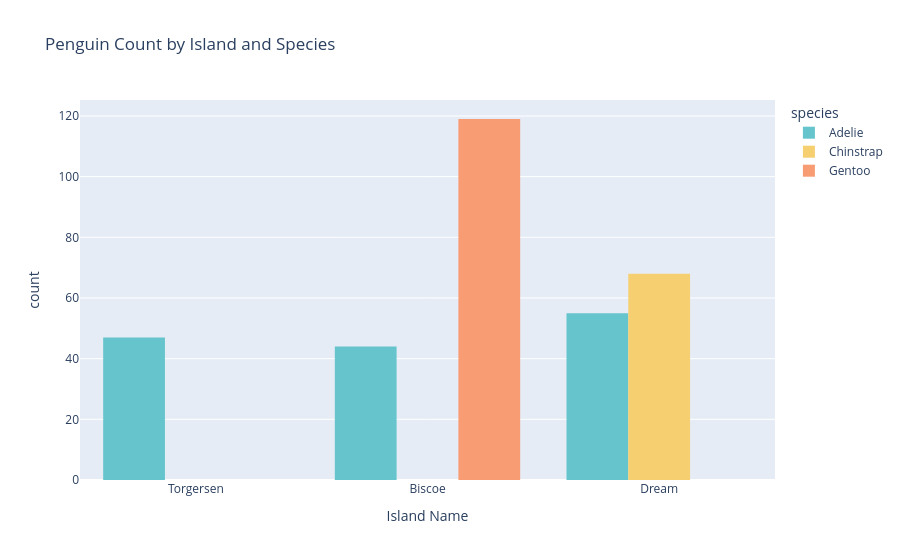
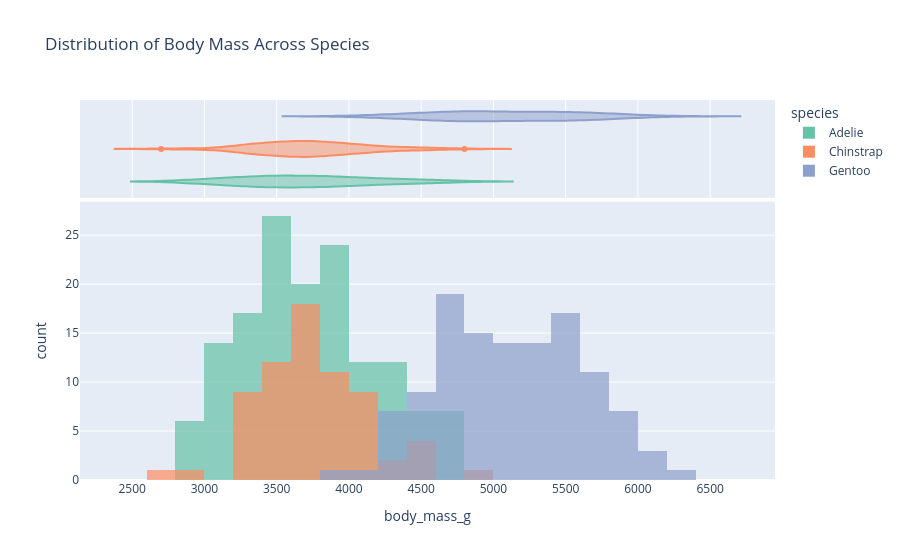
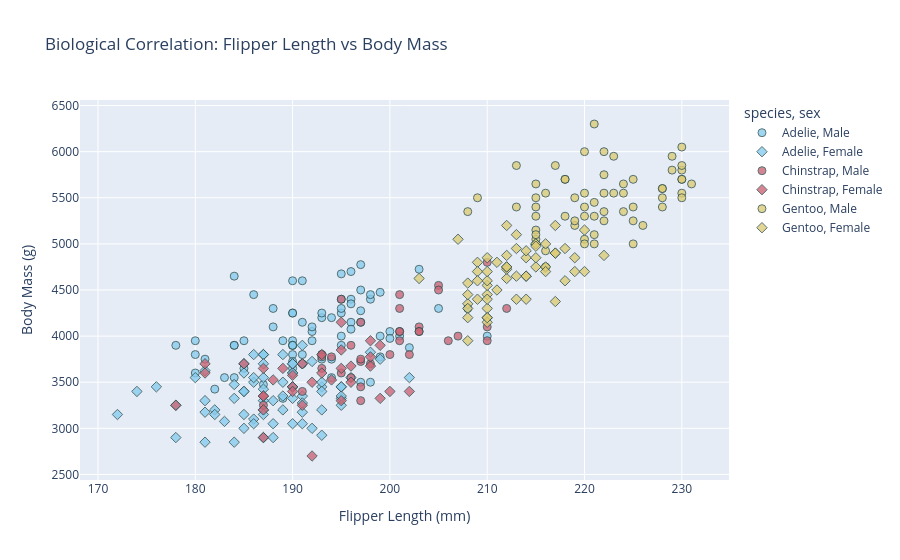
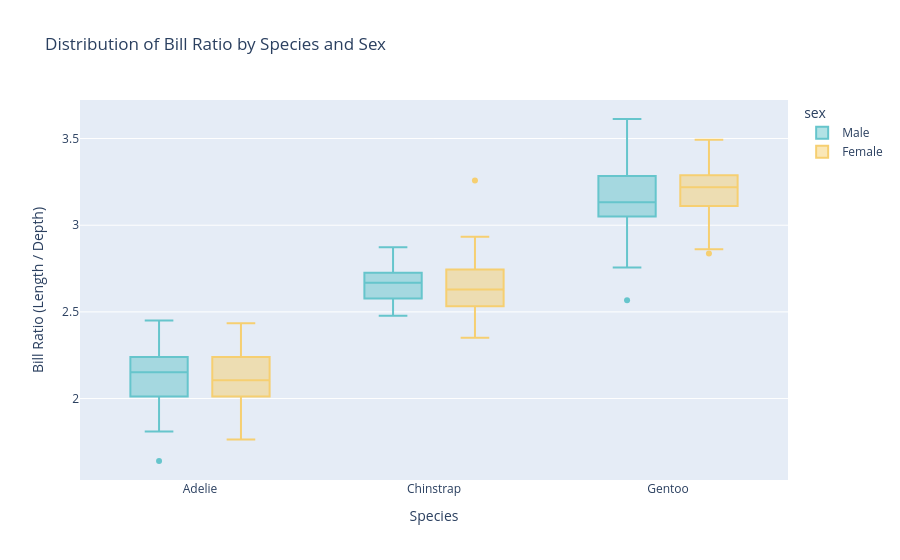

The notebook cell saved with these charts, in order:
### Markdown cell above
## 2.1 Charting

### Code cell
# Bar Chart & Distributions
def plot_core_visuals(df):
    # Bar Chart: Phân bố số lượng chim cánh cụt theo Đảo và Loài
    fig_bar = px.histogram(
        df, 
        x="island", 
        color="species", 
        barmode="group",
        title="Penguin Count by Island and Species",
        labels={"island": "Island Name"},
        color_discrete_sequence=px.colors.qualitative.Pastel
    )
    fig_bar.update_layout(bargap=0.2)
    fig_bar.show()

    # Distribution Plot: Phân bố Body Mass theo species
    fig_dist = px.histogram(
        df, 
        x="body_mass_g", 
        color="species", 
        marginal="violin", 
        hover_data=df.columns,
        title="Distribution of Body Mass Across Species",
        opacity=0.7,
        barmode="overlay",
        color_discrete_sequence=px.colors.qualitative.Set2
    )
    fig_dist.show()

    fig_scatter = px.scatter(
        df,
        x="flipper_length_mm",
        y="body_mass_g",
        color="species",
        symbol="sex", # Thêm ký hiệu cho giới tính
        title="Biological Correlation: Flipper Length vs Body Mass",
        labels={
            "flipper_length_mm": "Flipper Length (mm)",
            "body_mass_g": "Body Mass (g)"
        },
        opacity=0.8,
        color_discrete_sequence=px.colors.qualitative.Safe
    )
    fig_scatter.update_traces(marker=dict(size=8, line=dict(width=1, color='DarkSlateGrey')))
    fig_scatter.show()

    # Boxplot 
    fig_box = px.box(
        df,
        x="species",
        y="bill_ratio",
        color="sex",
        title="Distribution of Bill Ratio by Species and Sex",
        labels={"bill_ratio": "Bill Ratio (Length / Depth)", "species": "Species"},
        color_discrete_sequence=px.colors.qualitative.Pastel
    )
    fig_box.show()

plot_core_visuals(penguins_df)

### Figure 1 — Plotly figure (JSON) as saved in the notebook; plotly's stock layout.template omitted (floating-point values rounded to 4 significant figures; data arrays with more than 128 entries replaced by an {"elided": "..."} marker saying what was removed)
{"data": [{"alignmentgroup": "True", "bingroup": "x", "hovertemplate": "species=Adelie<br>Island Name=%{x}<br>count=%{y}<extra></extra>", "legendgroup": "Adelie", "marker": {"color": "rgb(102, 197, 204)", "pattern": {"shape": ""}}, "name": "Adelie", "offsetgroup": "Adelie", "orientation": "v", "showlegend": true, "type": "histogram", "x": {"elided": "146 str values"}, "xaxis": "x", "yaxis": "y"}, {"alignmentgroup": "True", "bingroup": "x", "hovertemplate": "species=Chinstrap<br>Island Name=%{x}<br>count=%{y}<extra></extra>", "legendgroup": "Chinstrap", "marker": {"color": "rgb(246, 207, 113)", "pattern": {"shape": ""}}, "name": "Chinstrap", "offsetgroup": "Chinstrap", "orientation": "v", "showlegend": true, "type": "histogram", "x": ["Dream", "Dream", "Dream", "Dream", "Dream", "Dream", "Dream", "Dream", "Dream", "Dream", "Dream", "Dream", "Dream", "Dream", "Dream", "Dream", "Dream", "Dream", "Dream", "Dream", "Dream", "Dream", "Dream", "Dream", "Dream", "Dream", "Dream", "Dream", "Dream", "Dream", "Dream", "Dream", "Dream", "Dream", "Dream", "Dream", "Dream", "Dream", "Dream", "Dream", "Dream", "Dream", "Dream", "Dream", "Dream", "Dream", "Dream", "Dream", "Dream", "Dream", "Dream", "Dream", "Dream", "Dream", "Dream", "Dream", "Dream", "Dream", "Dream", "Dream", "Dream", "Dream", "Dream", "Dream", "Dream", "Dream", "Dream", "Dream"], "xaxis": "x", "yaxis": "y"}, {"alignmentgroup": "True", "bingroup": "x", "hovertemplate": "species=Gentoo<br>Island Name=%{x}<br>count=%{y}<extra></extra>", "legendgroup": "Gentoo", "marker": {"color": "rgb(248, 156, 116)", "pattern": {"shape": ""}}, "name": "Gentoo", "offsetgroup": "Gentoo", "orientation": "v", "showlegend": true, "type": "histogram", "x": ["Biscoe", "Biscoe", "Biscoe", "Biscoe", "Biscoe", "Biscoe", "Biscoe", "Biscoe", "Biscoe", "Biscoe", "Biscoe", "Biscoe", "Biscoe", "Biscoe", "Biscoe", "Biscoe", "Biscoe", "Biscoe", "Biscoe", "Biscoe", "Biscoe", "Biscoe", "Biscoe", "Biscoe", "Biscoe", "Biscoe", "Biscoe", "Biscoe", "Biscoe", "Biscoe", "Biscoe", "Biscoe", "Biscoe", "Biscoe", "Biscoe", "Biscoe", "Biscoe", "Biscoe", "Biscoe", "Biscoe", "Biscoe", "Biscoe", "Biscoe", "Biscoe", "Biscoe", "Biscoe", "Biscoe", "Biscoe", "Biscoe", "Biscoe", "Biscoe", "Biscoe", "Biscoe", "Biscoe", "Biscoe", "Biscoe", "Biscoe", "Biscoe", "Biscoe", "Biscoe", "Biscoe", "Biscoe", "Biscoe", "Biscoe", "Biscoe", "Biscoe", "Biscoe", "Biscoe", "Biscoe", "Biscoe", "Biscoe", "Biscoe", "Biscoe", "Biscoe", "Biscoe", "Biscoe", "Biscoe", "Biscoe", "Biscoe", "Biscoe", "Biscoe", "Biscoe", "Biscoe", "Biscoe", "Biscoe", "Biscoe", "Biscoe", "Biscoe", "Biscoe", "Biscoe", "Biscoe", "Biscoe", "Biscoe", "Biscoe", "Biscoe", "Biscoe", "Biscoe", "Biscoe", "Biscoe", "Biscoe", "Biscoe", "Biscoe", "Biscoe", "Biscoe", "Biscoe", "Biscoe", "Biscoe", "Biscoe", "Biscoe", "Biscoe", "Biscoe", "Biscoe", "Biscoe", "Biscoe", "Biscoe", "Biscoe", "Biscoe", "Biscoe", "Biscoe"], "xaxis": "x", "yaxis": "y"}], "layout": {"bargap": 0.2, "barmode": "group", "legend": {"title": {"text": "species"}, "tracegroupgap": 0}, "title": {"text": "Penguin Count by Island and Species"}, "xaxis": {"anchor": "y", "domain": [0, 1], "title": {"text": "Island Name"}}, "yaxis": {"anchor": "x", "domain": [0, 1], "title": {"text": "count"}}}}

### Figure 2 — Plotly figure (JSON) as saved in the notebook; plotly's stock layout.template omitted (floating-point values rounded to 4 significant figures; data arrays with more than 128 entries replaced by an {"elided": "..."} marker saying what was removed)
{"data": [{"bingroup": "x", "hovertemplate": "species=Adelie<br>body_mass_g=%{x}<br>count=%{y}<extra></extra>", "legendgroup": "Adelie", "marker": {"color": "rgb(102,194,165)", "opacity": 0.7, "pattern": {"shape": ""}}, "name": "Adelie", "orientation": "v", "showlegend": true, "type": "histogram", "x": {"elided": "146 float values"}, "xaxis": "x", "yaxis": "y"}, {"customdata": {"elided": "146x7 mixed values"}, "hovertemplate": "species=%{customdata[0]}<br>body_mass_g=%{x}<br>island=%{customdata[1]}<br>bill_length_mm=%{customdata[2]}<br>bill_depth_mm=%{customdata[3]}<br>flipper_length_mm=%{customdata[4]}<br>sex=%{customdata[5]}<br>bill_ratio=%{customdata[6]}<extra></extra>", "legendgroup": "Adelie", "marker": {"color": "rgb(102,194,165)"}, "name": "Adelie", "scalegroup": "x", "showlegend": false, "type": "violin", "x": {"elided": "146 float values"}, "xaxis": "x2", "yaxis": "y2"}, {"bingroup": "x", "hovertemplate": "species=Chinstrap<br>body_mass_g=%{x}<br>count=%{y}<extra></extra>", "legendgroup": "Chinstrap", "marker": {"color": "rgb(252,141,98)", "opacity": 0.7, "pattern": {"shape": ""}}, "name": "Chinstrap", "orientation": "v", "showlegend": true, "type": "histogram", "x": [3500.0, 3900.0, 3650.0, 3525.0, 3725.0, 3950.0, 3250.0, 3750.0, 4150.0, 3700.0, 3800.0, 3775.0, 3700.0, 4050.0, 3575.0, 4050.0, 3300.0, 3700.0, 3450.0, 4400.0, 3600.0, 3400.0, 2900.0, 3800.0, 3300.0, 4150.0, 3400.0, 3800.0, 3700.0, 4550.0, 3200.0, 4300.0, 3350.0, 4100.0, 3600.0, 3900.0, 3850.0, 4800.0, 2700.0, 4500.0, 3950.0, 3650.0, 3550.0, 3500.0, 3675.0, 4450.0, 3400.0, 4300.0, 3250.0, 3675.0, 3325.0, 3950.0, 3600.0, 4050.0, 3350.0, 3450.0, 3250.0, 4050.0, 3800.0, 3525.0, 3950.0, 3650.0, 3650.0, 4000.0, 3400.0, 3775.0, 4100.0, 3775.0], "xaxis": "x", "yaxis": "y"}, {"customdata": {"elided": "68x7 mixed values"}, "hovertemplate": "species=%{customdata[0]}<br>body_mass_g=%{x}<br>island=%{customdata[1]}<br>bill_length_mm=%{customdata[2]}<br>bill_depth_mm=%{customdata[3]}<br>flipper_length_mm=%{customdata[4]}<br>sex=%{customdata[5]}<br>bill_ratio=%{customdata[6]}<extra></extra>", "legendgroup": "Chinstrap", "marker": {"color": "rgb(252,141,98)"}, "name": "Chinstrap", "scalegroup": "x", "showlegend": false, "type": "violin", "x": [3500.0, 3900.0, 3650.0, 3525.0, 3725.0, 3950.0, 3250.0, 3750.0, 4150.0, 3700.0, 3800.0, 3775.0, 3700.0, 4050.0, 3575.0, 4050.0, 3300.0, 3700.0, 3450.0, 4400.0, 3600.0, 3400.0, 2900.0, 3800.0, 3300.0, 4150.0, 3400.0, 3800.0, 3700.0, 4550.0, 3200.0, 4300.0, 3350.0, 4100.0, 3600.0, 3900.0, 3850.0, 4800.0, 2700.0, 4500.0, 3950.0, 3650.0, 3550.0, 3500.0, 3675.0, 4450.0, 3400.0, 4300.0, 3250.0, 3675.0, 3325.0, 3950.0, 3600.0, 4050.0, 3350.0, 3450.0, 3250.0, 4050.0, 3800.0, 3525.0, 3950.0, 3650.0, 3650.0, 4000.0, 3400.0, 3775.0, 4100.0, 3775.0], "xaxis": "x2", "yaxis": "y2"}, {"bingroup": "x", "hovertemplate": "species=Gentoo<br>body_mass_g=%{x}<br>count=%{y}<extra></extra>", "legendgroup": "Gentoo", "marker": {"color": "rgb(141,160,203)", "opacity": 0.7, "pattern": {"shape": ""}}, "name": "Gentoo", "orientation": "v", "showlegend": true, "type": "histogram", "x": [4500.0, 5700.0, 4450.0, 5700.0, 5400.0, 4550.0, 4800.0, 5200.0, 4400.0, 5150.0, 4650.0, 5550.0, 4650.0, 5850.0, 4200.0, 5850.0, 4150.0, 6300.0, 4800.0, 5350.0, 5700.0, 5000.0, 4400.0, 5050.0, 5000.0, 5100.0, 5650.0, 4600.0, 5550.0, 5250.0, 4700.0, 5050.0, 6050.0, 5150.0, 5400.0, 4950.0, 5250.0, 4350.0, 5350.0, 3950.0, 5700.0, 4300.0, 4750.0, 5550.0, 4900.0, 4200.0, 5400.0, 5100.0, 5300.0, 4850.0, 5300.0, 4400.0, 5000.0, 4900.0, 5050.0, 4300.0, 5000.0, 4450.0, 5550.0, 4200.0, 5300.0, 4400.0, 5650.0, 4700.0, 5700.0, 5800.0, 4700.0, 5550.0, 4750.0, 5000.0, 5100.0, 5200.0, 4700.0, 5800.0, 4600.0, 6000.0, 4750.0, 5950.0, 4625.0, 5450.0, 4725.0, 5350.0, 4750.0, 5600.0, 4600.0, 5300.0, 4875.0, 5550.0, 4950.0, 5400.0, 4750.0, 5650.0, 4850.0, 5200.0, 4925.0, 4875.0, 4625.0, 5250.0, 4850.0, 5600.0, 4975.0, 5500.0, 5500.0, 4700.0, 5500.0, 4575.0, 5500.0, 5000.0, 5950.0, 4650.0, 5500.0, 4375.0, 5850.0, 6000.0, 4925.0, 4850.0, 5750.0, 5200.0, 5400.0], "xaxis": "x", "yaxis": "y"}, {"customdata": {"elided": "119x7 mixed values"}, "hovertemplate": "species=%{customdata[0]}<br>body_mass_g=%{x}<br>island=%{customdata[1]}<br>bill_length_mm=%{customdata[2]}<br>bill_depth_mm=%{customdata[3]}<br>flipper_length_mm=%{customdata[4]}<br>sex=%{customdata[5]}<br>bill_ratio=%{customdata[6]}<extra></extra>", "legendgroup": "Gentoo", "marker": {"color": "rgb(141,160,203)"}, "name": "Gentoo", "scalegroup": "x", "showlegend": false, "type": "violin", "x": [4500.0, 5700.0, 4450.0, 5700.0, 5400.0, 4550.0, 4800.0, 5200.0, 4400.0, 5150.0, 4650.0, 5550.0, 4650.0, 5850.0, 4200.0, 5850.0, 4150.0, 6300.0, 4800.0, 5350.0, 5700.0, 5000.0, 4400.0, 5050.0, 5000.0, 5100.0, 5650.0, 4600.0, 5550.0, 5250.0, 4700.0, 5050.0, 6050.0, 5150.0, 5400.0, 4950.0, 5250.0, 4350.0, 5350.0, 3950.0, 5700.0, 4300.0, 4750.0, 5550.0, 4900.0, 4200.0, 5400.0, 5100.0, 5300.0, 4850.0, 5300.0, 4400.0, 5000.0, 4900.0, 5050.0, 4300.0, 5000.0, 4450.0, 5550.0, 4200.0, 5300.0, 4400.0, 5650.0, 4700.0, 5700.0, 5800.0, 4700.0, 5550.0, 4750.0, 5000.0, 5100.0, 5200.0, 4700.0, 5800.0, 4600.0, 6000.0, 4750.0, 5950.0, 4625.0, 5450.0, 4725.0, 5350.0, 4750.0, 5600.0, 4600.0, 5300.0, 4875.0, 5550.0, 4950.0, 5400.0, 4750.0, 5650.0, 4850.0, 5200.0, 4925.0, 4875.0, 4625.0, 5250.0, 4850.0, 5600.0, 4975.0, 5500.0, 5500.0, 4700.0, 5500.0, 4575.0, 5500.0, 5000.0, 5950.0, 4650.0, 5500.0, 4375.0, 5850.0, 6000.0, 4925.0, 4850.0, 5750.0, 5200.0, 5400.0], "xaxis": "x2", "yaxis": "y2"}], "layout": {"barmode": "overlay", "legend": {"title": {"text": "species"}, "tracegroupgap": 0}, "title": {"text": "Distribution of Body Mass Across Species"}, "xaxis": {"anchor": "y", "domain": [0, 1], "title": {"text": "body_mass_g"}}, "xaxis2": {"anchor": "y2", "domain": [0, 1], "matches": "x", "showgrid": true, "showticklabels": false}, "yaxis": {"anchor": "x", "domain": [0, 0.7326], "title": {"text": "count"}}, "yaxis2": {"anchor": "x2", "domain": [0.7426, 1], "matches": "y2", "showgrid": false, "showline": false, "showticklabels": false, "ticks": ""}}}

### Figure 3 — Plotly figure (JSON) as saved in the notebook; plotly's stock layout.template omitted (floating-point values rounded to 4 significant figures)
{"data": [{"hovertemplate": "species=Adelie<br>sex=Male<br>Flipper Length (mm)=%{x}<br>Body Mass (g)=%{y}<extra></extra>", "legendgroup": "Adelie, Male", "marker": {"color": "rgb(136, 204, 238)", "line": {"color": "DarkSlateGrey", "width": 1}, "opacity": 0.8, "size": 8, "symbol": "circle"}, "mode": "markers", "name": "Adelie, Male", "orientation": "v", "showlegend": true, "type": "scatter", "x": [181.0, 190.0, 195.0, 191.0, 198.0, 197.0, 194.0, 180.0, 185.0, 180.0, 183.0, 180.0, 178.0, 184.0, 196.0, 190.0, 184.0, 195.0, 196.0, 190.0, 182.0, 191.0, 188.0, 200.0, 191.0, 193.0, 194.0, 195.0, 192.0, 192.0, 188.0, 198.0, 190.0, 197.0, 195.0, 184.0, 195.0, 196.0, 193.0, 194.0, 190.0, 189.0, 205.0, 186.0, 208.0, 196.0, 192.0, 203.0, 190.0, 184.0, 190.0, 197.0, 191.0, 197.0, 196.0, 199.0, 189.0, 198.0, 202.0, 199.0, 195.0, 210.0, 197.0, 199.0, 190.0, 200.0, 193.0, 187.0, 190.0, 185.0, 190.0, 193.0, 201.0], "xaxis": "x", "y": [3750.0, 3650.0, 4675.0, 3800.0, 4400.0, 4500.0, 4200.0, 3600.0, 3950.0, 3800.0, 3550.0, 3950.0, 3900.0, 3900.0, 4150.0, 3950.0, 4650.0, 3900.0, 4400.0, 4600.0, 3425.0, 4150.0, 4300.0, 4050.0, 3700.0, 3800.0, 3750.0, 4400.0, 4050.0, 3950.0, 4100.0, 4450.0, 3900.0, 4150.0, 4250.0, 3900.0, 4000.0, 4700.0, 4200.0, 3550.0, 3800.0, 3950.0, 4300.0, 4450.0, 4300.0, 4350.0, 4100.0, 4725.0, 4250.0, 3550.0, 3900.0, 4775.0, 4600.0, 4275.0, 4075.0, 3775.0, 3325.0, 3500.0, 3875.0, 4000.0, 4300.0, 4000.0, 3500.0, 4475.0, 3900.0, 3975.0, 4250.0, 3475.0, 3725.0, 3650.0, 4250.0, 3750.0, 4000.0], "yaxis": "y"}, {"hovertemplate": "species=Adelie<br>sex=Female<br>Flipper Length (mm)=%{x}<br>Body Mass (g)=%{y}<extra></extra>", "legendgroup": "Adelie, Female", "marker": {"color": "rgb(136, 204, 238)", "line": {"color": "DarkSlateGrey", "width": 1}, "opacity": 0.8, "size": 8, "symbol": "diamond"}, "mode": "markers", "name": "Adelie, Female", "orientation": "v", "showlegend": true, "type": "scatter", "x": [186.0, 195.0, 193.0, 181.0, 182.0, 185.0, 195.0, 184.0, 174.0, 189.0, 187.0, 187.0, 172.0, 178.0, 188.0, 195.0, 180.0, 181.0, 182.0, 186.0, 185.0, 190.0, 186.0, 190.0, 187.0, 186.0, 181.0, 185.0, 185.0, 184.0, 195.0, 190.0, 190.0, 196.0, 190.0, 191.0, 187.0, 189.0, 187.0, 191.0, 189.0, 190.0, 202.0, 185.0, 187.0, 190.0, 178.0, 192.0, 183.0, 193.0, 199.0, 181.0, 198.0, 193.0, 191.0, 188.0, 189.0, 187.0, 176.0, 186.0, 191.0, 191.0, 190.0, 193.0, 187.0, 191.0, 185.0, 193.0, 188.0, 192.0, 184.0, 195.0, 187.0], "xaxis": "x", "y": [3800.0, 3250.0, 3450.0, 3625.0, 3200.0, 3700.0, 3450.0, 3325.0, 3400.0, 3800.0, 3800.0, 3200.0, 3150.0, 3250.0, 3300.0, 3325.0, 3550.0, 3300.0, 3150.0, 3100.0, 3000.0, 3450.0, 3500.0, 3450.0, 2900.0, 3550.0, 2850.0, 3150.0, 3600.0, 2850.0, 3350.0, 3050.0, 3600.0, 3550.0, 3700.0, 3700.0, 3550.0, 3200.0, 3800.0, 3350.0, 3500.0, 3600.0, 3550.0, 3400.0, 3300.0, 3700.0, 2900.0, 3725.0, 3075.0, 2925.0, 3750.0, 3175.0, 3825.0, 3200.0, 3900.0, 2900.0, 3350.0, 3150.0, 3450.0, 3050.0, 3275.0, 3050.0, 3325.0, 3500.0, 3425.0, 3175.0, 3400.0, 3400.0, 3050.0, 3000.0, 3475.0, 3450.0, 3700.0], "yaxis": "y"}, {"hovertemplate": "species=Chinstrap<br>sex=Male<br>Flipper Length (mm)=%{x}<br>Body Mass (g)=%{y}<extra></extra>", "legendgroup": "Chinstrap, Male", "marker": {"color": "rgb(204, 102, 119)", "line": {"color": "DarkSlateGrey", "width": 1}, "opacity": 0.8, "size": 8, "symbol": "circle"}, "mode": "markers", "name": "Chinstrap, Male", "orientation": "v", "showlegend": true, "type": "scatter", "x": [196.0, 193.0, 197.0, 197.0, 198.0, 194.0, 201.0, 201.0, 197.0, 195.0, 191.0, 193.0, 197.0, 200.0, 205.0, 201.0, 203.0, 195.0, 210.0, 205.0, 210.0, 196.0, 201.0, 212.0, 187.0, 201.0, 203.0, 197.0, 203.0, 202.0, 206.0, 207.0, 193.0, 210.0], "xaxis": "x", "y": [3900.0, 3650.0, 3725.0, 3750.0, 3700.0, 3775.0, 4050.0, 4050.0, 3300.0, 4400.0, 3400.0, 3800.0, 4150.0, 3800.0, 4550.0, 4300.0, 4100.0, 3600.0, 4800.0, 4500.0, 3950.0, 3550.0, 4450.0, 4300.0, 3250.0, 3950.0, 4050.0, 3450.0, 4050.0, 3800.0, 3950.0, 4000.0, 3775.0, 4100.0], "yaxis": "y"}, {"hovertemplate": "species=Chinstrap<br>sex=Female<br>Flipper Length (mm)=%{x}<br>Body Mass (g)=%{y}<extra></extra>", "legendgroup": "Chinstrap, Female", "marker": {"color": "rgb(204, 102, 119)", "line": {"color": "DarkSlateGrey", "width": 1}, "opacity": 0.8, "size": 8, "symbol": "diamond"}, "mode": "markers", "name": "Chinstrap, Female", "orientation": "v", "showlegend": true, "type": "scatter", "x": [192.0, 188.0, 198.0, 178.0, 195.0, 193.0, 185.0, 190.0, 181.0, 190.0, 181.0, 187.0, 195.0, 200.0, 191.0, 187.0, 187.0, 199.0, 195.0, 192.0, 187.0, 196.0, 196.0, 190.0, 198.0, 199.0, 193.0, 187.0, 191.0, 194.0, 189.0, 195.0, 202.0, 198.0], "xaxis": "x", "y": [3500.0, 3525.0, 3950.0, 3250.0, 4150.0, 3800.0, 3700.0, 3575.0, 3700.0, 3450.0, 3600.0, 2900.0, 3300.0, 3400.0, 3700.0, 3200.0, 3350.0, 3900.0, 3850.0, 2700.0, 3650.0, 3500.0, 3675.0, 3400.0, 3675.0, 3325.0, 3600.0, 3350.0, 3250.0, 3525.0, 3650.0, 3650.0, 3400.0, 3775.0], "yaxis": "y"}, {"hovertemplate": "species=Gentoo<br>sex=Male<br>Flipper Length (mm)=%{x}<br>Body Mass (g)=%{y}<extra></extra>", "legendgroup": "Gentoo, Male", "marker": {"color": "rgb(221, 204, 119)", "line": {"color": "DarkSlateGrey", "width": 1}, "opacity": 0.8, "size": 8, "symbol": "circle"}, "mode": "markers", "name": "Gentoo, Male", "orientation": "v", "showlegend": true, "type": "scatter", "x": [230.0, 218.0, 215.0, 219.0, 215.0, 216.0, 213.0, 217.0, 221.0, 222.0, 218.0, 215.0, 215.0, 215.0, 220.0, 222.0, 230.0, 220.0, 219.0, 208.0, 225.0, 216.0, 222.0, 225.0, 215.0, 220.0, 225.0, 220.0, 220.0, 224.0, 221.0, 231.0, 230.0, 229.0, 223.0, 221.0, 221.0, 230.0, 220.0, 223.0, 221.0, 224.0, 228.0, 218.0, 230.0, 228.0, 224.0, 226.0, 216.0, 225.0, 228.0, 228.0, 215.0, 219.0, 209.0, 229.0, 230.0, 230.0, 222.0, 222.0, 213.0], "xaxis": "x", "y": [5700.0, 5700.0, 5400.0, 5200.0, 5150.0, 5550.0, 5850.0, 5850.0, 6300.0, 5350.0, 5700.0, 5050.0, 5100.0, 5650.0, 5550.0, 5250.0, 6050.0, 5400.0, 5250.0, 5350.0, 5700.0, 4750.0, 5550.0, 5400.0, 5300.0, 5300.0, 5000.0, 5050.0, 5000.0, 5550.0, 5300.0, 5650.0, 5700.0, 5800.0, 5550.0, 5000.0, 5100.0, 5800.0, 6000.0, 5950.0, 5450.0, 5350.0, 5600.0, 5300.0, 5550.0, 5400.0, 5650.0, 5200.0, 4925.0, 5250.0, 5600.0, 5500.0, 5500.0, 5500.0, 5500.0, 5950.0, 5500.0, 5850.0, 6000.0, 5750.0, 5400.0], "yaxis": "y"}, {"hovertemplate": "species=Gentoo<br>sex=Female<br>Flipper Length (mm)=%{x}<br>Body Mass (g)=%{y}<extra></extra>", "legendgroup": "Gentoo, Female", "marker": {"color": "rgb(221, 204, 119)", "line": {"color": "DarkSlateGrey", "width": 1}, "opacity": 0.8, "size": 8, "symbol": "diamond"}, "mode": "markers", "name": "Gentoo, Female", "orientation": "v", "showlegend": true, "type": "scatter", "x": [211.0, 210.0, 210.0, 211.0, 209.0, 214.0, 214.0, 210.0, 210.0, 209.0, 215.0, 213.0, 215.0, 210.0, 209.0, 207.0, 220.0, 213.0, 208.0, 208.0, 210.0, 217.0, 210.0, 213.0, 210.0, 210.0, 217.0, 208.0, 208.0, 208.0, 214.0, 219.0, 220.0, 216.0, 217.0, 216.0, 209.0, 215.0, 212.0, 212.0, 212.0, 218.0, 212.0, 218.0, 212.0, 214.0, 222.0, 203.0, 219.0, 215.0, 210.0, 208.0, 216.0, 213.0, 217.0, 214.0, 215.0, 212.0], "xaxis": "x", "y": [4500.0, 4450.0, 4550.0, 4800.0, 4400.0, 4650.0, 4650.0, 4200.0, 4150.0, 4800.0, 5000.0, 4400.0, 5000.0, 4600.0, 4700.0, 5050.0, 5150.0, 4950.0, 4350.0, 3950.0, 4300.0, 4900.0, 4200.0, 5100.0, 4850.0, 4400.0, 4900.0, 4300.0, 4450.0, 4200.0, 4400.0, 4700.0, 4700.0, 4750.0, 5200.0, 4700.0, 4600.0, 4750.0, 4625.0, 4725.0, 4750.0, 4600.0, 4875.0, 4950.0, 4750.0, 4850.0, 4875.0, 4625.0, 4850.0, 4975.0, 4700.0, 4575.0, 5000.0, 4650.0, 4375.0, 4925.0, 4850.0, 5200.0], "yaxis": "y"}], "layout": {"legend": {"title": {"text": "species, sex"}, "tracegroupgap": 0}, "title": {"text": "Biological Correlation: Flipper Length vs Body Mass"}, "xaxis": {"anchor": "y", "domain": [0, 1], "title": {"text": "Flipper Length (mm)"}}, "yaxis": {"anchor": "x", "domain": [0, 1], "title": {"text": "Body Mass (g)"}}}}

### Figure 4 — Plotly figure (JSON) as saved in the notebook; plotly's stock layout.template omitted (floating-point values rounded to 4 significant figures; data arrays with more than 128 entries replaced by an {"elided": "..."} marker saying what was removed)
{"data": [{"alignmentgroup": "True", "hovertemplate": "sex=Male<br>Species=%{x}<br>Bill Ratio (Length / Depth)=%{y}<extra></extra>", "legendgroup": "Male", "marker": {"color": "rgb(102, 197, 204)"}, "name": "Male", "notched": false, "offsetgroup": "Male", "orientation": "v", "showlegend": true, "type": "box", "x": {"elided": "168 str values"}, "x0": " ", "xaxis": "x", "y": {"elided": "168 float values"}, "y0": " ", "yaxis": "y"}, {"alignmentgroup": "True", "hovertemplate": "sex=Female<br>Species=%{x}<br>Bill Ratio (Length / Depth)=%{y}<extra></extra>", "legendgroup": "Female", "marker": {"color": "rgb(246, 207, 113)"}, "name": "Female", "notched": false, "offsetgroup": "Female", "orientation": "v", "showlegend": true, "type": "box", "x": {"elided": "165 str values"}, "x0": " ", "xaxis": "x", "y": {"elided": "165 float values"}, "y0": " ", "yaxis": "y"}], "layout": {"boxmode": "group", "legend": {"title": {"text": "sex"}, "tracegroupgap": 0}, "title": {"text": "Distribution of Bill Ratio by Species and Sex"}, "xaxis": {"anchor": "y", "domain": [0, 1], "title": {"text": "Species"}}, "yaxis": {"anchor": "x", "domain": [0, 1], "title": {"text": "Bill Ratio (Length / Depth)"}}}}
